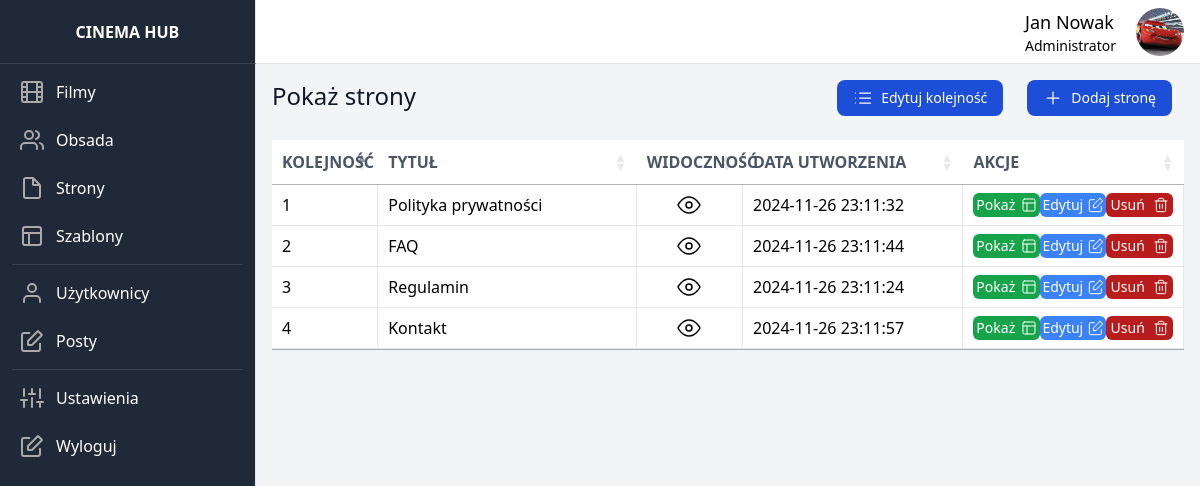
Before: /pages (signed in) with the older database file.
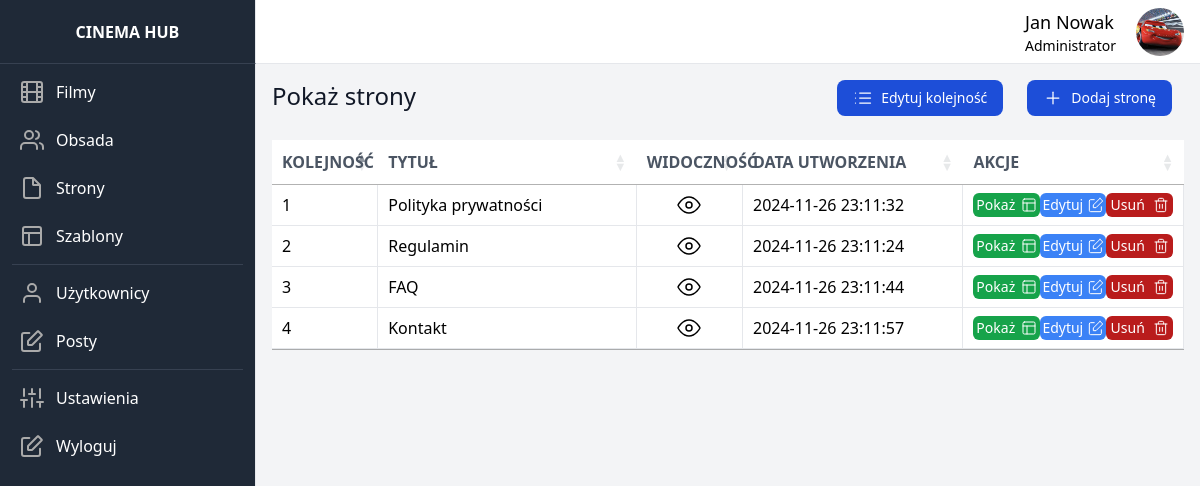
After: the same page with the newer database file.
### dashboard/models.py (models this page shows, shortened)
class Page(models.Model):
    title = models.CharField(max_length=200)
    content = models.TextField()
    visibility = models.BooleanField(default=True)
    created_at = models.DateTimeField(auto_now_add=True)
    edited_at = models.DateTimeField(auto_now=True)
    created_by = models.ForeignKey(User, on_delete=models.SET_NULL, null=True, blank=True)
    order = models.IntegerField()

### dashboard/views.py (the view)
# urls.py: path('pages', show_pages, name='show_pages'),
@login_required
def show_pages(request):
    pages = Page.objects.all().order_by('order')
    return render(request, 'show_pages.html', {'pages': pages})

### dashboard_theme/templates/show_pages.html (shortened to what the changed rows need)
{% extends 'base.html' %}
{% block extra_head %}
    <link rel="stylesheet" type="text/css" href="https://cdn.datatables.net/1.10.21/css/jquery.dataTables.css">
{% endblock %}
{% block content %}
        <table class="w-full table-fixed" datatable id="data-table">
            <thead class="">
              <tr class="bg-white my-5">
                <th style="width: 10%" class="py-5 px-6 text-left text-gray-600 font-bold uppercase">Kolejność</th>
                <th style="width: 30%" class="py-5 px-6 text-left text-gray-600 font-bold uppercase">Tytuł</th>
                <th style="width: 10%" class="py-5 px-6 text-left text-gray-600 font-bold uppercase">Widoczność</th>
                <th style="width: 25%" class="py-5 px-6 text-left text-gray-600 font-bold uppercase">Data utworzenia</th>
                <th style="width: 25%" class="py-5 px-6 text-left text-gray-600 font-bold uppercase">Akcje</th>
              </tr>
            </thead>
            <tbody class="bg-white">
              {% for page in pages %}
              <tr>
                <td class="py-5 w-2 border-b border-r border-gray-200">{{ page.order }}</td>
                <td class="py-5 px-6 border-b border-r border-gray-200">{{ page.title }}</td>
                <td class="py-5 px-6 border-b border-r border-gray-200">
                    {% if page.visibility %}
                        <div title="Widoczna">
                            <svg class="mx-auto" xmlns="http://www.w3.org/2000/svg" width="24" height="24" viewBox="0 0 24 24" fill="none" stroke="#000000" stroke-width="1.5" stroke-linecap="round" stroke-linejoin="bevel"><path d="M1 12s4-8 11-8 11 8 11 8-4 8-11 8-11-8-11-8z"></path><circle cx="12" cy="12" r="3"></circle></svg>
                        </div>
                    {% endif %}
                </td>
                <td class="py-5 px-6 border-b border-r border-gray-200">{{ page.created_at | date:'Y-m-d H:m:s' }}</td>
                <td class="py-5 px-6 border-b border-r border-gray-200 flex flex-row justify-around">
                    <a href="{% url 'show_page' id=page.id %}" class="bg-green-600 flex flex-row w-20 justify-around rounded-md text-sm hover:bg-green-800">
                        <p class="text-white my-auto">
                            Pokaż
                        </p>
                        <svg  class="my-auto" xmlns="http://www.w3.org/2000/svg" width="16" height="16" viewBox="0 0 24 24" fill="none" stroke="#ffffff" stroke-width="1.5" stroke-linecap="round" stroke-linejoin="round"><rect x="3" y="3" width="18" height="18" rx="2"/><path d="M3 9h18M9 21V9"/></svg>
                    </a>
                    <a href="{% url 'edit_page' id=page.id %}" class="bg-blue-500 flex flex-row w-20 h-6 justify-around rounded-md text-sm hover:bg-blue-700">
                        <p class="text-white my-auto">
                            Edytuj
                        </p>
                    </a>
                    <a href="{% url 'delete_page' id=page.id %}" class="bg-red-700 flex flex-row w-20 justify-around rounded-md text-sm hover:bg-red-900">
                        <p class="text-white my-auto">
                            Usuń
                        </p>
                    </a>
                </td>
              </tr>
              {% empty %}
              <tr>
                <td colspan="5" class="text-center font-normal leading-normal text-sm">No pages found</td>
              </tr>
              {% endfor %}
            </tbody>
      </table>
{% endblock %}

Changed rows visible on the page:
changed Page "Regulamin": order "3" → "2"; moves up the list
changed Page "FAQ": order "2" → "3"
